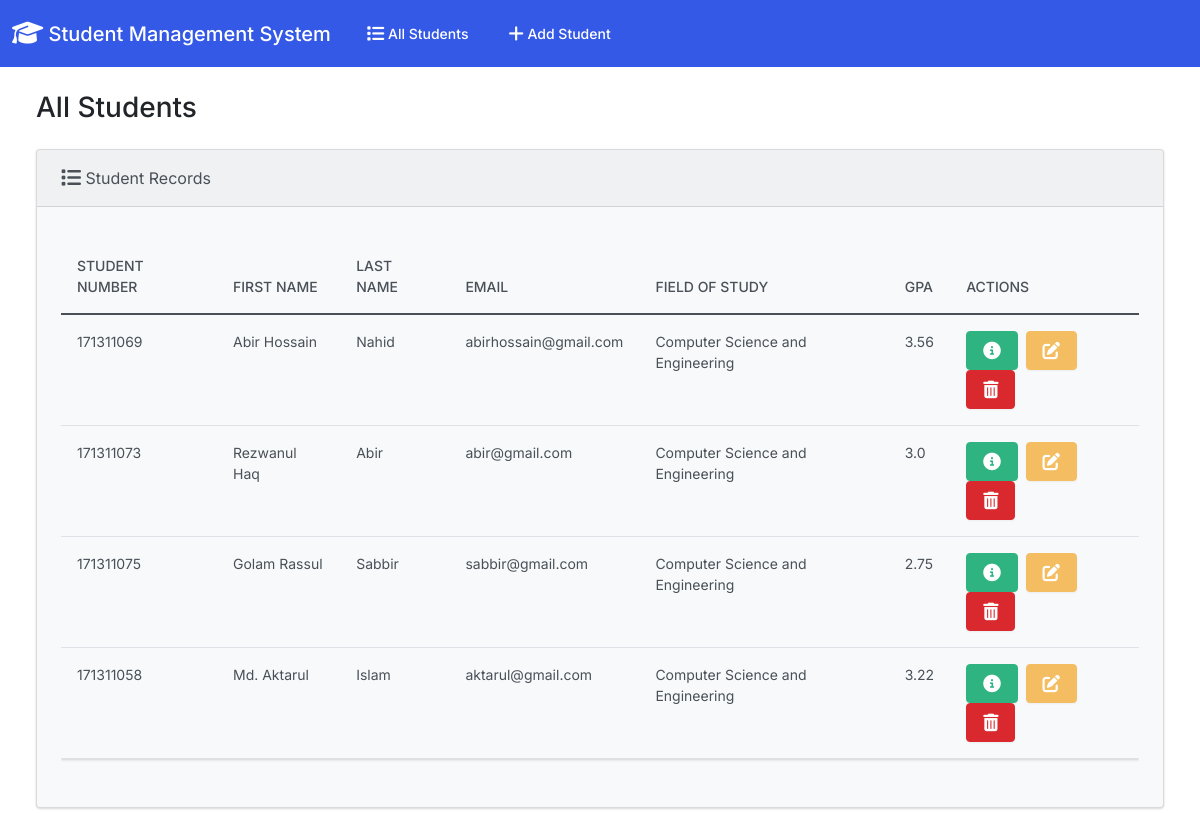
The page / on the database its author committed.
### student_info/models.py (models this page shows, shortened)
class Student(models.Model):
  student_number = models.PositiveIntegerField()
  first_name = models.CharField(max_length=50)
  last_name = models.CharField(max_length=50)
  email = models.EmailField(max_length=100)
  field_of_study = models.CharField(max_length=50)
  gpa = models.FloatField()

### student_info/views.py (the view)
# urls.py: path('', views.index, name='index'),
def index(request):
  return render(request, 'student_info/index.html', {
    'student_info': Student.objects.all()
  })

### student_info/templates/student_info/index.html (shortened to what this page needs)
{% extends "student_info/base.html" %}
{% block body %}
<h3 class="m-4">All Students</h3>
<div class="row">
  <div class="col-12">
    {% if student_info %}
    <div class="card bg-light ms-4 me-4 mb-4">
      <div class="card-header">
        <i class="fa-solid fa-list fa-lg"></i> Student Records
      </div>
      <div class="card-body">
        <p class="card-text">
          <div class="table-responsive">
            <table class="table table-hover">
              <thead>
                <tr>
                  <th scope="col">Student Number</th>
                  <th scope="col">First Name</th>
                  <th scope="col">Last Name</th>
                  <th scope="col">Email</th>
                  <th scope="col">Field of Study</th>
                  <th scope="col">GPA</th>
                  <th scope="col">Actions</th>
                </tr>
              </thead>
              <tbody>
                {% for student in student_info %}
                  <tr>
                    <td>{{ student.student_number }}</td>
                    <td>{{ student.first_name }}</td>
                    <td>{{ student.last_name }}</td>
                    <td>{{ student.email }}</td>
                    <td>{{ student.field_of_study }}</td>
                    <td>{{ student.gpa }}</td>
                    <td>
                      <button type="button" class="btn btn-success me-1" href="{% url 'view_student' student.id %}" data-bs-toggle="modal" data-bs-target="#myModal{{student.id}}">
                      </button>
                      <a class="btn btn-warning me-1" href="{% url 'edit' student.id %}">
                      </a>
                      <button type="button" class="btn btn-danger" data-bs-toggle="modal" data-bs-target="#delete{{student.id}}">
                      </button>
                    </td>
                  </tr>
                {% endfor %}
              </tbody>
            </table>
          </div>
        </p>
      </div>
    </div>
    {% else %}
      <h5 class="alert alert-primary ms-4 me-4">No Student Records</h5>
    {% endif %}
  </div>
</div>
{% endblock %}

### student_info/templates/student_info/base.html (shortened to what this page needs)
{% load static %}
<!DOCTYPE html>
<html lang="en">
  <head>
    <link rel="stylesheet" href="https://cdnjs.cloudflare.com/ajax/libs/font-awesome/6.1.1/css/all.min.css">
    <link href="{% static 'css/bootstrap.min.css' %}" rel="stylesheet">
  </head>
  <body class="d-flex flex-column min-vh-100">
    <nav class="navbar navbar-expand-lg navbar-dark bg-primary">
      <div class="container-fluid">
        <a class="navbar-brand" href="{% url 'index' %}">
          <i class="fa-solid fa-graduation-cap fa-lg"></i> Student Management System
        </a>
        <div class="collapse navbar-collapse" id="navbarColor01">
          <ul class="navbar-nav me-auto">
            <li class="nav-item">
              <a class="nav-link" href="{% url 'index' %}">
                 All Students
              </a>
            </li>
            <li class="nav-item">
              <a class="nav-link" href="{% url 'add' %}">
                 Add Student
              </a>
            </li>
          </ul>
        </div>
      </div>
    </nav>
    <div class="container-fluid">
      {% block body %}
      {% endblock %}
    </div>
  </body>
</html>

### rows shown on the page
Student: student_number "171311069", first_name "Abir Hossain", last_name "Nahid", email "abirhossain@gmail.com", field_of_study "Computer Science and Engineering", gpa "3.56"
Student: student_number "171311073", first_name "Rezwanul Haq", last_name "Abir", email "abir@gmail.com", field_of_study "Computer Science and Engineering", gpa "3.0"
Student: student_number "171311075", first_name "Golam Rassul", last_name "Sabbir", email "sabbir@gmail.com", field_of_study "Computer Science and Engineering", gpa "2.75"
Student: student_number "171311058", first_name "Md. Aktarul", last_name "Islam", email "aktarul@gmail.com", field_of_study "Computer Science and Engineering", gpa "3.22"
